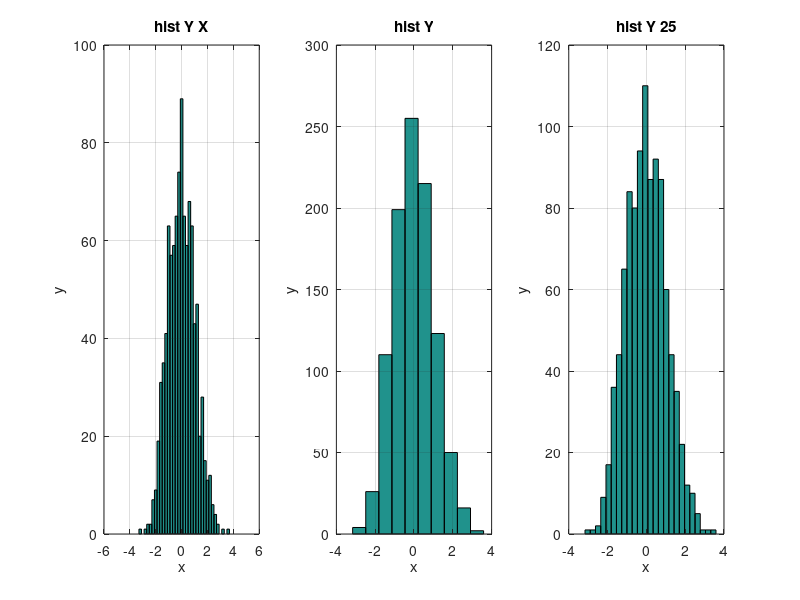

Source code (MATLAB):
% hist the default is 10.
x = -4:0.2:4;
y = randn(1,1000);
subplot(1,3,1);
hist(y,x);
xlabel('x');ylabel('y');grid on;
title('hist Y X');
subplot(1,3,2);
hist(y);
xlabel('x');ylabel('y');grid on;
title('hist Y');
subplot(1,3,3);
hist(y,25);
xlabel('x');ylabel('y');grid on;
title('hist Y 25');
